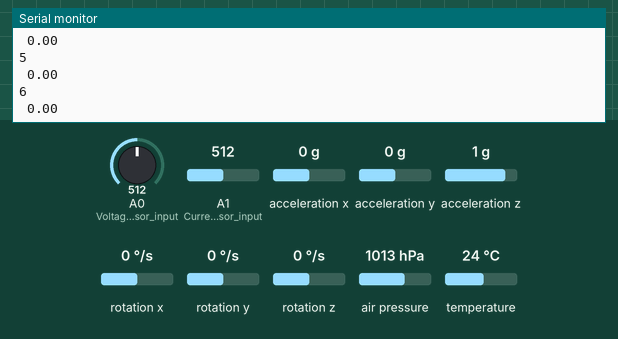
Simulated run of this sketch. Board: Arduino Uno, built with avr-gcc and run on an emulated ATmega328P. Shown: the last lines printed to the serial monitor. Inputs (shaded band) come from the test bench; at power-on: A1 (Current_sensor_input) = 512, A0 (Voltage_sensor_input) = 512, acceleration x 0 g, acceleration y 0 g, acceleration z 1 g, rotation x 0 °/s, rotation y 0 °/s, rotation z 0 °/s, air pressure 1013 hPa, temperature 24 °C. Storage starts empty.

Above: at 2.2 s.
2.3 s: A1 (Current_sensor_input) set to 716
At 2.52 s:
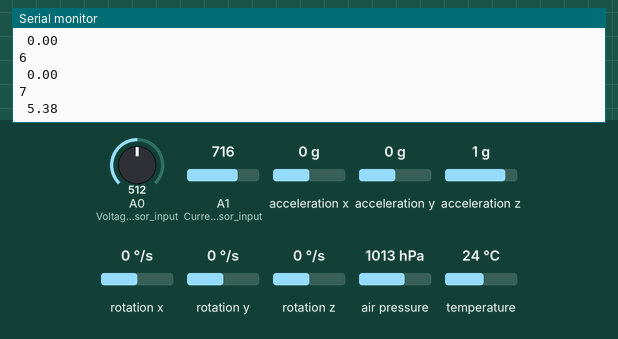
3.8 s: A1 (Current_sensor_input) set to 992
At 3.84 s:
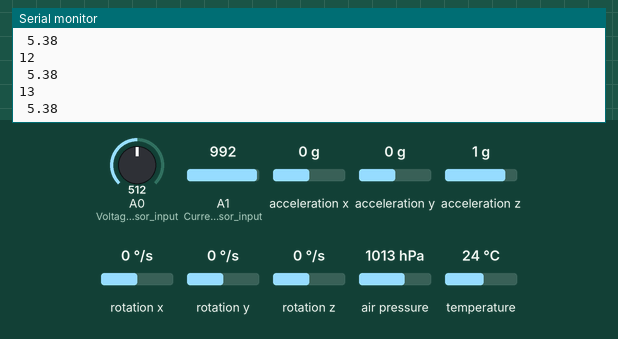
Timing chart, 0 to 6.8 s (numbered marks = the images above; inputs shaded):
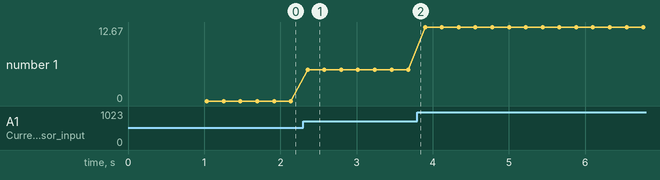

Measured:
- after the input at 2.3 s, the serial monitor: prints a new line after 0.06 s (image 1)
- plotted number 1: 0 → 5.38 after the input at 2.3 s, 5.38 → 12.67 after the input at 3.8 s

The sketch:

cansat_code.ino
```cpp
#include "MPU9250.h"
#include <MS5611.h>
#include <SPI.h>
#include <SD.h>
MPU9250 IMU(Wire, 0x68);

File dataFile;

MS5611 baro;

int status;
float Sensor_Pres;
float Current_CurrentSensor;
float Voltage_VoltageSensor;
unsigned int i = 0;

void setup() {
  // put your setup code here, to run once:
  Serial.begin(115200);
  while (!Serial) {
    ;
  }

  Serial.println("Initializing SD...");
  if (!SD.begin(4)) {
    Serial.println("SD initialization failed!");
    while (1);
  }
  Serial.println("SD initialized.");

  //SD.remove("DATALOG4.TXT");
  //dataFile = SD.open("DATALOG3.TXT", FILE_WRITE);
  //dataFile = SD.open("datalog5.txt", FILE_WRITE);
  //if (dataFile) {
    //dataFile.println("Packet n. - Mission time[s] Pressure[Pa] Temperature[K] Altitude[m] Batt.Voltage[V]");
  //  dataFile.println("Packet n. - Mission time[s] Pressure[Pa] Temperature[K] Altitude[m] Batt.Voltage[V]");
  //  Serial.println("Packet n. - Mission time[s] Pressure[Pa] Temperature[K] Altitude[m] Batt.Voltage[V]");
  //} else {
  //  Serial.println("error opening file!");
  //}
  //dataFile.close();

  status = IMU.begin();

  baro = MS5611();
  baro.begin();

  pinMode(A0, INPUT); //Voltage sensor input
  pinMode(A1, INPUT); //Current sensor input

  i = 0;

  delay(1000);
}

void loop() {
  i++;
  Serial.println(i);
  dataFile = SD.open("datalog5.txt", FILE_WRITE);

  IMU.readSensor();

  //Pressure Sesor
  Sensor_Pres = baro.getPressure();

  // Current sensor
  Current_CurrentSensor = abs(((analogRead(A1) / 1024.0) * 5000 - 2500) / 185);

  // Voltage sensor
  Voltage_VoltageSensor = abs(((analogRead(A0) * 5.0) / 1024.0) * 4.684 - 0.05); // ((analogRead(A0) * 5.0) / 1024.0) / (7500 / (30000 + 7500));// / 2.856;

  dataFile.print(Sensor_Pres);
  dataFile.print(" ");
  dataFile.print(IMU.getTemperature_C() + 273.15, 2);
  dataFile.print(" ");
  dataFile.println(Voltage_VoltageSensor, 2);
  Serial.print(" ");
  Serial.println(Current_CurrentSensor, 2);


  dataFile.close();

  delay(200);

}
```
